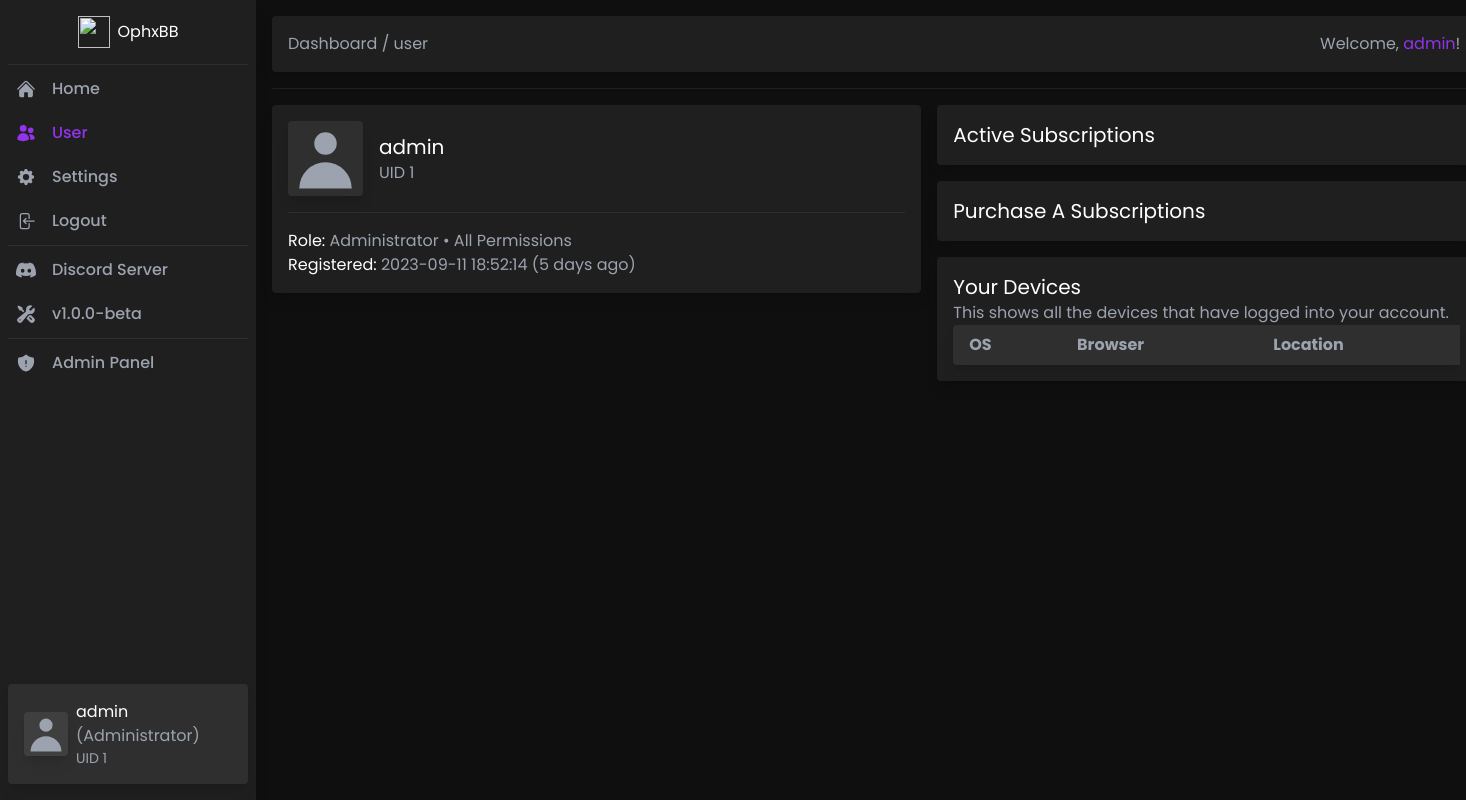
Page /dashboard/user.php (signed in) on the earlier database version.
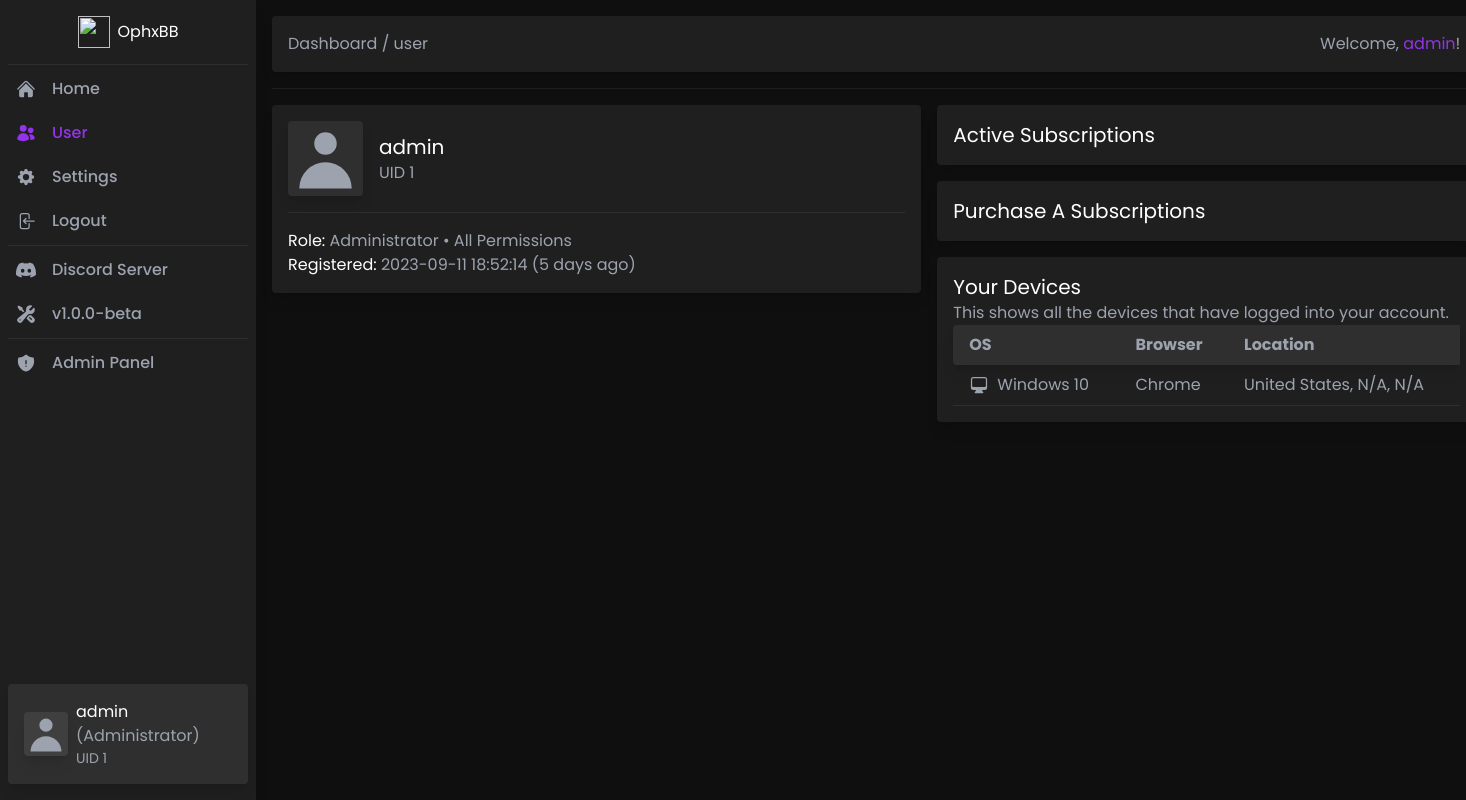
Same page on the later database version.
### tables this page shows
CREATE TABLE `devices` (
  `id` int(11) NOT NULL,
  `uid` int(11) NOT NULL,
  `os` varchar(255) NOT NULL,
  `browser` varchar(255) NOT NULL,
  `location` varchar(255) NOT NULL
);

### server/s.config.php (called while the page is built)
<?php
    return (object) array(
        "host" => "127.0.0.1",
        "username" => "root",
        "password" => "",
        "database" => "ophxbb_panel",
        "appName" => "OphxBB",
        "appVersion" => "1.0.0-beta",
        "recaptcha_sitekey" => "6Le4XRIoAAAAAMPZgLr4RIb1tKl4iMb8g3piOfWJ",
    );

### components/dashboard/functions.php (called while the page is built)
<?php
    function timeAgo($date) {
        $timestamp = $date;
        $strTime = array("second", "minute", "hour", "day", "month", "year");
        $length = array("60", "60", "24", "30", "12", "10");
        $currentTime = time();
        if ($currentTime >= $timestamp) {
            $diff = time() - $timestamp;
            for ($i = 0; $diff >= $length[$i] && $i < count($length) - 1; $i++) {
                $diff = $diff / $length[$i];
            }
            $diff = round($diff);
            return "" . $diff . " " . $strTime[$i] . "s ago";
        }
    }

### dashboard/user.php (the view, shortened to what this page needs)
<?php
    $config = include_once("../server/s.config.php");
    require_once("../server/s.db.php");
    $devices = mysqli_query($mysqli, "SELECT * FROM devices WHERE uid = ".$_SESSION["id"]." ORDER BY id DESC");
    require_once("../components/dashboard/functions.php");
?>
<!DOCTYPE html>
<html lang="en" class="scroll-smooth">
<head>
    <link rel="stylesheet" href="../assets/scroll.css">
</head>
<body class="bg-[#0f0f0f]" style="font-family: 'Poppins', sans-serif !important;" onload="spin()">
    <div class="main hidden">
        <div class="flex">
            <div>
                <?php require_once("../components/dashboard/sidebar.php"); ?>
            </div>
            <div class="ml-64 p-4 w-full">
                <div class="space-y-4">
                    <?php require_once("../components/dashboard/header.php"); ?>
                    <div class="flex gap-4 items-start w-full">
                        <div class="flex flex-col gap-4 w-full">
                            <div class="bg-[#1f1f1f] shadow-lg rounded p-4">
                                <div class="flex items-center gap-4">
                                    <div>
                                        <div class="w-[75px]">
                                            <div class="relative h-[75px] w-[75px] overflow-hidden bg-[#2f2f2f] rounded shadow-lg">
                                                <svg class="absolute h-[75px] w-[75px] text-gray-400" fill="currentColor" viewBox="0 0 20 20" xmlns="http://www.w3.org/2000/svg">
                                                    <path fill-rule="evenodd" d="M10 9a3 3 0 100-6 3 3 0 000 6zm-7 9a7 7 0 1114 0H3z" clip-rule="evenodd"></path>
                                                </svg>
                                            </div>
                                        </div>
                                    </div>
                                    <div>
                                        <p class="text-white text-xl"><?php echo htmlspecialchars($_SESSION["username"]); ?></p>
                                        <p class="text-gray-400">UID <?php echo htmlspecialchars($_SESSION["id"]); ?></p>
                                    </div>
                                </div>
                                <div class="mt-4 mb-4 border-b border-[#2f2f2f]"></div>
                                <p class="text-gray-400">
                                    <span class="text-white">Role:</span> <?php echo htmlspecialchars($_SESSION["role"]); ?>
                                    <?php if (htmlspecialchars($_SESSION["role"]) == "Administrator") { ?>
                                        <span>&bullet;</span>
                                        <span>All Permissions</span>
                                    <?php } else { ?>
                                        <span>&bullet;</span>
                                        <span>Limited Permissions</span>
                                    <?php } ?>
                                </p>
                                <p class="text-gray-400"><span class="text-white">Registered:</span> <?php echo htmlspecialchars($_SESSION["created_at"]); ?> (<?php
                                                                        $d = strtotime(htmlspecialchars($_SESSION["created_at"]));
                                                                        echo timeAgo($d);
                                                                    ?>)
                                </p>
                            </div>
                        </div>
                        <div class="flex flex-col gap-4 w-[1000px]">
                            <div class="bg-[#1f1f1f] shadow-lg rounded p-4">
                                <p class="text-white text-xl">Active Subscriptions</p>
                            </div>
                            <div class="bg-[#1f1f1f] shadow-lg rounded p-4">
                                <p class="text-white text-xl">Purchase A Subscriptions</p>
                            </div>
                            <div class="bg-[#1f1f1f] shadow-lg rounded p-4">
                                <p class="text-white text-xl">Your Devices</p>
                                <p class="text-gray-400">This shows all the devices that have logged into your account.</p>
                                <table class="w-full text-left text-gray-400">
                                    <thead class="bg-[#2f2f2f] shadow-lg">
                                        <tr>
                                            <th scope="col" class="px-4 py-2 rounded-l">
                                                OS
                                            </th>
                                            <th scope="col" class="px-4 py-2">
                                                Browser
                                            </th>
                                            <th scope="col" class="px-4 py-2">
                                                Location
                                            </th>
                                        </tr>
                                    </thead>
                                    <tbody class="font-normal">
                                        <?php while ($row = mysqli_fetch_array($devices)) { ?>
                                            <tr class="border-b border-[#2f2f2f]">
                                                <td class="px-4 py-2 flex items-center gap-2">
                                                <?php echo htmlspecialchars($row["os"]); ?>
                                                </td>
                                                <td class="px-4 py-2">
                                                    <?php echo htmlspecialchars($row["browser"]); ?>
                                                </td>
                                                <td class="px-4 py-2">
                                                    <?php echo htmlspecialchars($row["location"]); ?>
                                                </td>
                                            </tr>
                                        <?php } ?>
                                    </tbody>
                                </table>
                            </div>
                        </div>
                    </div>
                </div>
            </div>
        </div>
    </div>
</body>
<script src="https://cdn.tailwindcss.com/"></script>
</html>

### components/dashboard/sidebar.php (shortened to what this page needs)
<?php
    $page = basename($_SERVER["PHP_SELF"]);
?>
<aside class="fixed top-0 left-0 z-40 w-64 h-screen">
    <div class="h-full py-4 px-2 overflow-y-auto bg-[#1f1f1f] shadow-lg flex flex-col justify-between">
        <div>
            <ul class="space-y-1">
                <li class="mb-4">
                    <a href="/dashboard/" class="flex items-center gap-2 justify-center">
                        <img src="https://cdn3.emoji.gg/emojis/5058-stonedyay.png" class="h-8 w-8">
                        <span class="text-white"><?php echo htmlspecialchars($config->appName); ?></span>
                    </a>
                </li>
                <li>
                    <div class="border-b border-[#2f2f2f]"></div>
                </li>
                <li>
                    <a href="/dashboard/" class="transition-all duriation-150 flex items-center p-2 text-base font-medium <?php if($page=='index.php'){echo 'text-purple-600';}else{echo 'text-gray-400 hover:text-purple-600';} ?>">
                        <span>Home</span>
                    </a>
                </li>
                <li>
                    <a href="/dashboard/user" class="transition-all duriation-150 flex items-center p-2 text-base font-medium <?php if($page=='user.php'){echo 'text-purple-600';}else{echo 'text-gray-400 hover:text-purple-600';} ?>">
                        <span>User</span>
                    </a>
                </li>
                <li>
                    <a href="/dashboard/settings" class="transition-all duriation-150 flex items-center p-2 text-base font-medium <?php if($page=='settings.php'){echo 'text-purple-600';}else{echo 'text-gray-400 hover:text-purple-600';} ?>">
                        <span>Settings</span>
                    </a>
                </li>
                <li>
                    <a href="/logout" class="transition-all duriation-150 flex items-center p-2 text-base font-medium <?php if($page==''){echo 'text-red-600';}else{echo 'text-gray-400 hover:text-red-600';} ?>">
                        <span>Logout</span>
                    </a>
                </li>
                <li>
                    <div class="border-b border-[#2f2f2f]"></div>
                </li>
                <li>
                    <a href="https://discord.gg/" target="_blank" class="transition-all duriation-150 flex items-center p-2 text-base font-medium text-gray-400 hover:text-purple-600">
                        Discord Server
                    </a>
                </li>
                <li>
                    <p class="transition-all duriation-150 flex items-center p-2 text-base font-medium text-gray-400">
                        v<?php echo htmlspecialchars($config->appVersion); ?>
                    </p>
                </li>
                <?php if ($_SESSION["role"] == "Administrator") { ?>
                    <li>
                        <div class="border-b border-[#2f2f2f]"></div>
                    </li>
                    <li>
                        <a href="/dashboard/admin" class="transition-all duriation-150 flex items-center p-2 text-base font-medium <?php if($page=='admin.php'){echo 'text-purple-600';}else{echo 'text-gray-400 hover:text-purple-600';} ?>">
                            <span>Admin Panel</span>
                        </a>
                    </li>
                <?php } ?>
            </ul>
        </div>
        <div>
            <div class="bg-[#2f2f2f] shadow-lg rounded p-4 flex items-center">
                <div>
                    <?php if ($_SESSION["avatar"] != "") { ?>
                        <img src="" class="mr-2 max-w-11 max-h-11 rounded shadow-lg">
                    <?php } else { ?>
                        <div class="w-11 mr-2">
                            <div class="relative h-11 w-11 overflow-hidden bg-[#3f3f3f] rounded shadow-lg">
                                <svg class="absolute h-11 w-11 text-gray-400" fill="currentColor" viewBox="0 0 20 20" xmlns="http://www.w3.org/2000/svg">
                                    <path fill-rule="evenodd" d="M10 9a3 3 0 100-6 3 3 0 000 6zm-7 9a7 7 0 1114 0H3z" clip-rule="evenodd"></path>
                                </svg>
                            </div>
                        </div>
                    <?php } ?>
                </div>
                <div>
                    <p class="text-white"><?php echo htmlspecialchars($_SESSION["username"]); ?> <span class="text-gray-400">(<?php echo htmlspecialchars($_SESSION["role"]); ?>)</span></p>
                    <p class="text-gray-400 text-sm">UID <?php echo htmlspecialchars($_SESSION["id"]); ?></p>
                </div>
            </div>
        </div>
    </div>
</aside>

### components/dashboard/header.php
<div class="bg-[#1f1f1f] shadow-lg rounded p-4 flex justify-between">
    <p class="text-gray-400">Dashboard / <?php echo basename($_SERVER["PHP_SELF"], ".php"); ?></p>
    <p class="text-gray-400">Welcome, <span class="text-purple-600"><?php echo $_SESSION["username"]; ?></span>!</p>
</div>
<div class="border-b border-[#1f1f1f]"></div>

Differences in the rows shown:
added devices: os "Windows 10", browser "Chrome", location "United States, N/A, N/A"
